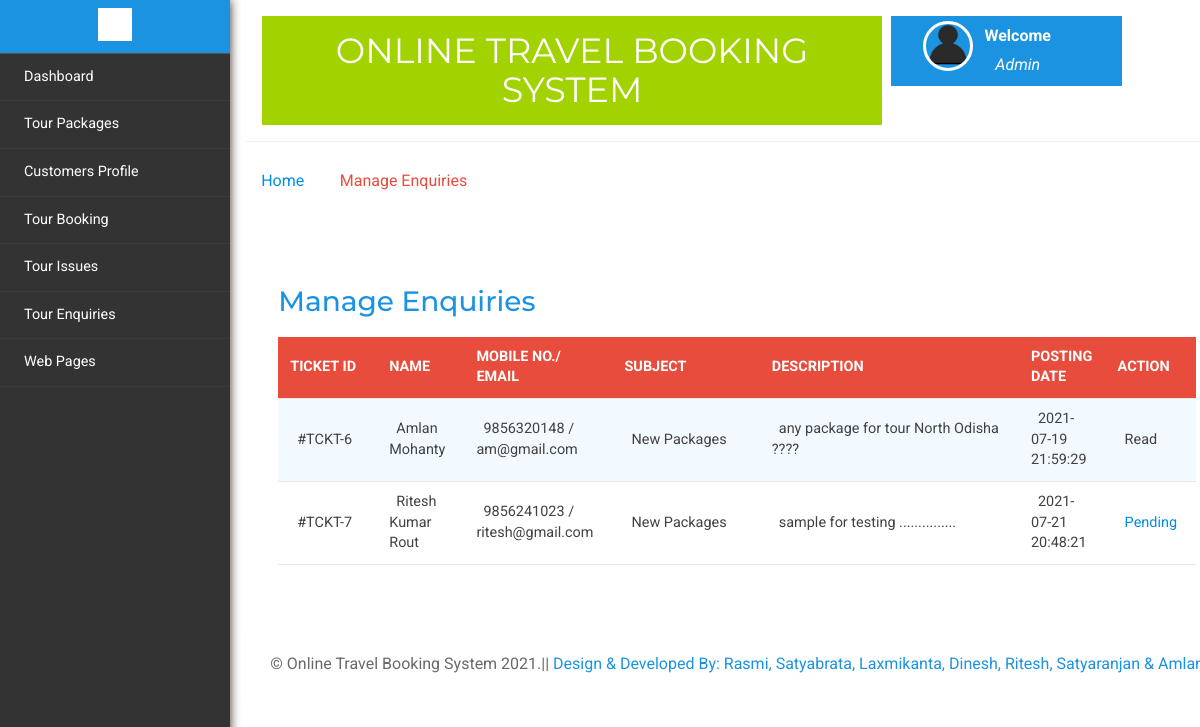
The app's page /manage-enquires.php (signed in) with its own data.
### tables this page shows
CREATE TABLE IF NOT EXISTS `tblenquiry` (
  `id` int(11) NOT NULL AUTO_INCREMENT,
  `FullName` varchar(100) DEFAULT NULL,
  `EmailId` varchar(100) DEFAULT NULL,
  `MobileNumber` char(10) DEFAULT NULL,
  `Subject` varchar(100) DEFAULT NULL,
  `Description` mediumtext,
  `PostingDate` timestamp NULL DEFAULT CURRENT_TIMESTAMP,
  `Status` int(1) DEFAULT NULL,
  PRIMARY KEY (`id`)
);

### manage-enquires.php (the view, shortened to what this page needs)
<?php
include('includes/config.php');
if(strlen($_SESSION['alogin'])==0)
	{
header('location:index.php');
}
else{
	?>
<!DOCTYPE HTML>
<html>
<head>
<link href="css/bootstrap.min.css" rel='stylesheet' type='text/css' />
<link href="css/style.css" rel='stylesheet' type='text/css' />
<link rel="stylesheet" href="css/morris.css" type="text/css"/>
<link href="css/font-awesome.css" rel="stylesheet">
<link rel="stylesheet" type="text/css" href="css/table-style.css" />
<link rel="stylesheet" type="text/css" href="css/basictable.css" />
<link rel="stylesheet" href="css/icon-font.min.css" type='text/css' />
</head>
<body>
   <div class="page-container">
<div class="left-content">
	   <div class="mother-grid-inner">
				<?php include('includes/header.php');?>
				</div>
<ol class="breadcrumb">
                <li class="breadcrumb-item"><a href="index.html">Home</a><i class="fa fa-angle-right"></i>Manage Enquiries</li>
            </ol>
<div class="agile-grids">
				<div class="agile-tables">
					<div class="w3l-table-info">
					  <h2>Manage Enquiries</h2>
					    <table id="table">
						<thead>
						  <tr>
						  <th>Ticket id</th>
							<th>Name</th>
							<th>Mobile No./ Email</th>
							<th>Subject </th>
							<th>Description </th>
							<th>Posting date </th>
							<th>Action </th>
						  </tr>
						</thead>
						<tbody>
<?php $sql = "SELECT * from tblenquiry";
$query = $dbh -> prepare($sql);
$query->execute();
$results=$query->fetchAll(PDO::FETCH_OBJ);
if($query->rowCount() > 0)
{
foreach($results as $result)
{				?>
						  <tr>
							<td width="120">#TCKT-<?php echo htmlentities($result->id);?></td>
							<td width="50"><?php echo htmlentities($result->FullName);?></td>
								<td width="50"><?php echo htmlentities($result->MobileNumber);?> /<br />
								<?php echo $result->EmailId;?></td>
							<td width="200"><?php echo htmlentities($result->Subject);?></a></td>
							<td width="400"><?php echo htmlentities($result->Description);?></td>
								<td width="50"><?php echo htmlentities($result->PostingDate);?></td>
								<?php if($result->Status==1)
{
	?><td>Read</td>
<?php } else {?>
<td><a href="manage-enquires.php?eid=<?php echo htmlentities($result->id);?>" onclick="return confirm('Do you really want to read')" >Pending</a>
</td>
<?php } ?>
</tr>
						 <?php } }?>
						</tbody>
					  </table>
					</div>
			</div>
<?php include('includes/footer.php');?>
</div>
</div>
						<?php include('includes/sidebarmenu.php');?>
							</div>
</body>
</html>
<?php } ?>

### css/table-style.css (style rules this page uses)
table { background: white; border-collapse: collapse; margin: 1.25em 0 0; width: 100%; }
table tr, table th, table td { border: none; border-bottom: 1px solid #e8e8e8; font-size: .95em; }
table th, table td { padding: 10px 12px; text-align: left; }
table th { background: #e74c3c; color: #fff; text-transform: uppercase; }
table tr td { background: #f3faff; color: #424242; }
table tr:nth-of-type(2n+2) td { background: #ffffff; }
table { width: 100%; }

### records on screen
tblenquiry: id "6", FullName "Amlan Mohanty", MobileNumber "9856320148", EmailId "am@gmail.com", Subject "New Packages", Description "any package for tour North Odisha ????", PostingDate "2021-07-19 21:59:29", Status "Read"
tblenquiry: id "7", FullName "Ritesh Kumar Rout", MobileNumber "9856241023", EmailId "ritesh@gmail.com", Subject "New Packages", Description "sample for testing ...............", PostingDate "2021-07-21 20:48:21"
